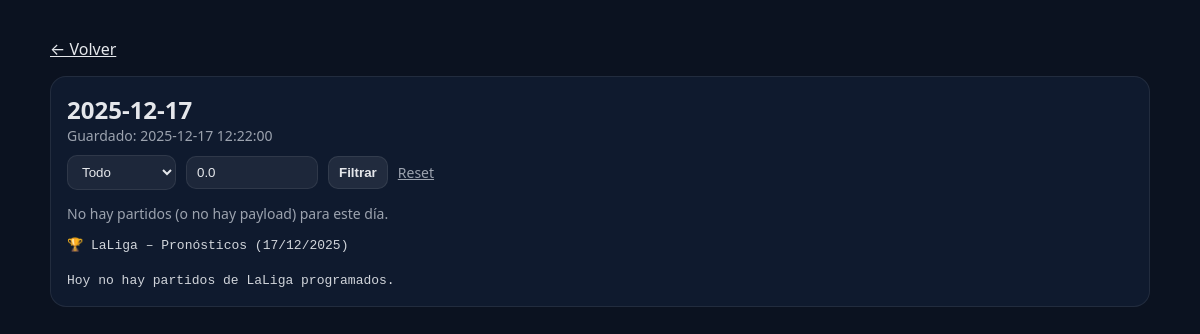
The app's page /day/2025-12-17 with its own data.
### tables this page shows
CREATE TABLE predictions (
            day TEXT PRIMARY KEY,
            content TEXT NOT NULL,
            created_at TEXT NOT NULL DEFAULT (datetime('now'))
        , payload_json TEXT);

### bot_bet/webapp/app.py (the view)
@app.get("/day/{day}", response_class=HTMLResponse)
def day_view(day: str, request: Request):
    row = fetch_prediction(day)
    if not row:
        raise HTTPException(status_code=404)
    pick_type = request.query_params.get("type", "all")
    try:
        min_conf = float(request.query_params.get("min_conf", "0"))
    except Exception:
        min_conf = 0.0
    payload = parse_payload(row)
    payload_matches = filter_payload_matches(payload, pick_type, min_conf) if payload else []
    text_matches = split_into_match_blocks(row["content"]) if not payload else []
    return templates.TemplateResponse("day.html", {
        "request": request,
        "row": row,
        "payload": payload,
        "payload_matches": payload_matches,
        "text_matches": text_matches,
        "pick_type": pick_type,
        "min_conf": min_conf,
        "extract_match_title": extract_match_title_from_text_block,
    })

### bot_bet/webapp/templates/day.html (shortened to what this page needs)
<!doctype html>
<html lang="es">
<head>
</head>
<body>
  <div class="wrap">
    <p><a href="/">← Volver</a></p>
    <div class="card">
      <h2 style="margin:0;">{{ row["day"] }}</h2>
      <div class="muted">Guardado: {{ row["created_at"] }}</div>
      <form class="toolbar" method="get" action="/day/{{ row['day'] }}" aria-label="Filtros del día">
        <select id="type" name="type">
          <option value="all" {% if pick_type == "all" %}selected{% endif %}>Todo</option>
        </select>
        <input
          id="min_conf"
          name="min_conf"
          class="w-110"
          type="number"
          step="0.05"
          min="0"
          max="1"
          value="{{ min_conf }}"
          placeholder="0.80"
          aria-label="Confianza mínima"
        />
        <button type="submit">Filtrar</button>
        <a class="muted" href="/day/{{ row['day'] }}">Reset</a>
      </form>
      {% if payload and payload_matches and payload_matches|length > 0 %}
        <div class="matches">
          {% for m in payload_matches %}
            <div class="match-card">
              <div class="match-head">
                <div class="match-title">{{ m["home"] }} – {{ m["away"] }} <span class="muted">({{ m["kickoff"] }})</span></div>
                {% set st = m["star"] %}
                {% if st["type"] == "goles" %}
                  <span class="badge b-blue">⭐ Estrella (goles) · {{ "%.2f"|format(st["confidence"]) }}</span>
                {% else %}
                  <span class="badge b-green">⭐ Estrella (tarjetas) · {{ "%.2f"|format(st["confidence"]) }}</span>
                {% endif %}
              </div>
              <div class="row">
                {% set g = m["picks"]["goles"] %}
                <div class="pill">
                  <strong>⚽ Goles ({{ "%.2f"|format(g["confidence"]) }})</strong>
                  <span>{{ g["pick"] }}</span>
                </div>
                {% set c = m["picks"]["tarjetas"] %}
                <div class="pill">
                  <strong>🟨 Tarjetas ({{ "%.2f"|format(c["confidence"]) }})</strong>
                  <span>{{ c["pick"] if c["pick"] else "Sin pick" }}</span>
                </div>
                <div class="pill">
                  <strong>⭐ Estrella</strong>
                  <span>{{ st["pick"] }}</span>
                </div>
              </div>
              <details class="details">
                <summary class="muted">Ver desglose</summary>
                <div class="match-body">{{ m["picks"]["goles"]["block"] }}</div>
                <div class="match-body">{{ m["picks"]["tarjetas"]["block"] }}</div>
              </details>
            </div>
          {% endfor %}
        </div>
      {% else %}
        <p class="muted">No hay partidos (o no hay payload) para este día.</p>
        <div class="match-body">{{ row["content"] }}</div>
      {% endif %}
    </div>
  </div>
</body>
</html>

### bot_bet/webapp/templates/day.html (style rules this page uses)
:root { --bg: #0b1220; --card: #0f1a2e; --text: #e5e7eb; --muted: #9ca3af; --border: rgba(255,255,255,0.08); }
body { margin: 0; background: var(--bg); color: var(--text); font-family: system-ui, -apple-system, Segoe UI, Roboto, sans-serif; }
.wrap { max-width: 1100px; margin: 0 auto; padding: 22px; }
.card { background: var(--card); border: 1px solid var(--border); border-radius: 16px; padding: 16px; }
.muted { color: var(--muted); font-size: 14px; }
a { color: var(--text); }
.toolbar { display:flex; gap:10px; flex-wrap: wrap; align-items: center; margin-top: 10px; }
.toolbar select, .toolbar input { background: rgba(255,255,255,0.06); border: 1px solid var(--border); color: var(--text); border-radius: 10px; padding: 8px 10px; outline: none; }
.toolbar button { background: rgba(255,255,255,0.08); border: 1px solid var(--border); color: var(--text); border-radius: 10px; padding: 8px 10px; cursor: pointer; font-weight: 700; }
.w-110 { width: 110px; }
.match-body { margin-top: 10px; white-space: pre-wrap; word-break: break-word; font-family: ui-monospace, SFMono-Regular, Menlo, Monaco, Consolas, "Liberation Mono", monospace; font-size: 13px; line-height: 1.35; color: #d1d5db; }

### records on screen
predictions: day "2025-12-17", created_at "2025-12-17 12:22:00", content "🏆 LaLiga – Pronósticos (17/12/2025) Hoy no hay partidos de LaLiga programados."
